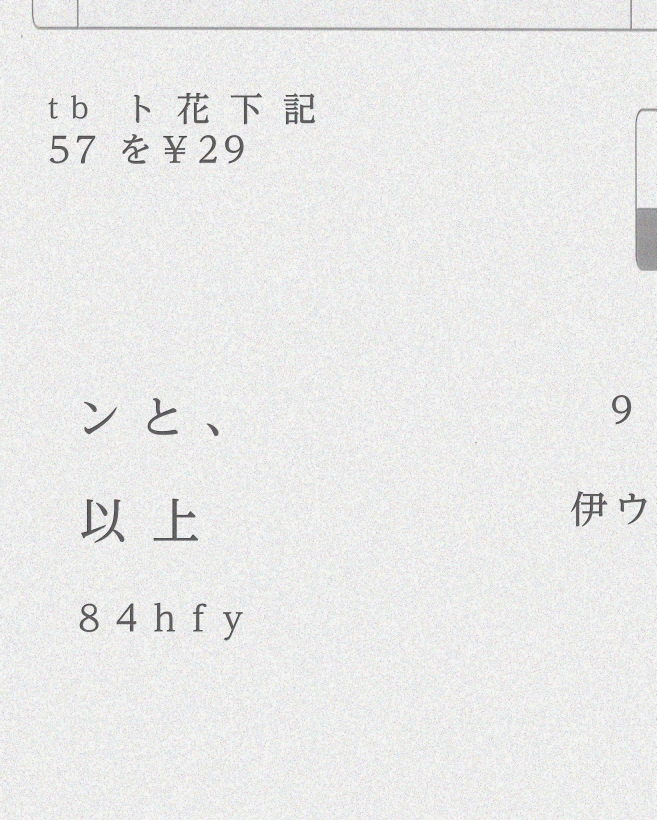
#> input picture torch-onnx-trt-Infer-CRAFT/images/sample.jpg, 2625 x 3280 px, given in place of test_smallimg.png, which was not available (shown at 1/4 size)
$ jupyter execute --allow-errors infer-onnx.ipynb
#> lines starting #> are read from the running program, lines starting #| are printed output that depends on the picture; pictures that were not available may be replaced by others from this repository, and a replacement may not be noted
### text_detection/imgproc.py
"""
Copyright (c) 2019-present NAVER Corp.
MIT License
"""

# -*- coding: utf-8 -*-
import numpy as np
from skimage import io
import cv2

# [60 lines left out: functions loadImage, normalizeMeanVariance, denormalizeMeanVariance, resize_aspect_ratio, cvt2HeatmapImg, not called in this run]

### text_detection/craft.py
"""
Copyright (c) 2019-present NAVER Corp.
MIT License
"""

# -*- coding: utf-8 -*-
import torch
import torch.nn as nn
import torch.nn.functional as F

import sys

sys.path.insert(0, f"{'./text_detection'}")

from basenet.vgg16_bn import vgg16_bn, init_weights

class double_conv(nn.Module):
    # [10 lines left out: function __init__, not called in this run]

    def forward(self, x):
        x = self.conv(x)
        return x


class CRAFT(nn.Module):
    def __init__(self, pretrained=False, freeze=False):
        super(CRAFT, self).__init__()

        """ Base network """
        self.basenet = vgg16_bn(pretrained, freeze)

        """ U network """
        self.upconv1 = double_conv(1024, 512, 256)
        self.upconv2 = double_conv(512, 256, 128)
        self.upconv3 = double_conv(256, 128, 64)
        self.upconv4 = double_conv(128, 64, 32)

        num_class = 2
        self.conv_cls = nn.Sequential(
            nn.Conv2d(32, 32, kernel_size=3, padding=1), nn.ReLU(inplace=True),
            nn.Conv2d(32, 32, kernel_size=3, padding=1), nn.ReLU(inplace=True),
            nn.Conv2d(32, 16, kernel_size=3, padding=1), nn.ReLU(inplace=True),
            nn.Conv2d(16, 16, kernel_size=1), nn.ReLU(inplace=True),
            nn.Conv2d(16, num_class, kernel_size=1),
        )

        init_weights(self.upconv1.modules())
        init_weights(self.upconv2.modules())
        init_weights(self.upconv3.modules())
        init_weights(self.upconv4.modules())
        init_weights(self.conv_cls.modules())

    # [23 lines left out: function forward, not called in this run]

# [4 lines that do not run on import are left out]

### text_detection/basenet/vgg16_bn.py
from collections import namedtuple

import torch
import torch.nn as nn
import torch.nn.init as init
from torchvision import models
from torchvision.models.vgg import model_urls

# [12 lines left out: function init_weights, not called in this run]

class vgg16_bn(torch.nn.Module):
    def __init__(self, pretrained=True, freeze=True):
        super(vgg16_bn, self).__init__()
        model_urls['vgg16_bn'] = model_urls['vgg16_bn'].replace('https://', 'http://')
        vgg_pretrained_features = models.vgg16_bn(pretrained=pretrained).features
        self.slice1 = torch.nn.Sequential()
        self.slice2 = torch.nn.Sequential()
        self.slice3 = torch.nn.Sequential()
        self.slice4 = torch.nn.Sequential()
        self.slice5 = torch.nn.Sequential()
        for x in range(12):         # conv2_2
            self.slice1.add_module(str(x), vgg_pretrained_features[x])
        for x in range(12, 19):         # conv3_3
            self.slice2.add_module(str(x), vgg_pretrained_features[x])
        for x in range(19, 29):         # conv4_3
            self.slice3.add_module(str(x), vgg_pretrained_features[x])
        for x in range(29, 39):         # conv5_3
            self.slice4.add_module(str(x), vgg_pretrained_features[x])

        # fc6, fc7 without atrous conv
        self.slice5 = torch.nn.Sequential(
                nn.MaxPool2d(kernel_size=3, stride=1, padding=1),
                nn.Conv2d(512, 1024, kernel_size=3, padding=6, dilation=6),
                nn.Conv2d(1024, 1024, kernel_size=1)
        )

        if not pretrained:
            init_weights(self.slice1.modules())
            init_weights(self.slice2.modules())
            init_weights(self.slice3.modules())
            init_weights(self.slice4.modules())

        init_weights(self.slice5.modules())        # no pretrained model for fc6 and fc7

        if freeze:
            for param in self.slice1.parameters():      # only first conv
                param.requires_grad= False

    # [14 lines left out: function forward, not called in this run]

### infer-onnx.ipynb
[cell 1]
#!/usr/bin/env python3
# -*- coding: utf-8 -*-
"""
_____________________________________________________________________________

This file contains main inference pipeline to Triton
_____________________________________________________________________________
"""
import sys
import os
import time
import argparse

import torch
import torch.nn as nn
import torch.backends.cudnn as cudnn
from torch.autograd import Variable

from PIL import Image

import cv2
from skimage import io
import numpy as np
import craft_utils
import imgproc
import file_utils
import json
import zipfile

from craft import CRAFT

from collections import OrderedDict

import matplotlib.pyplot as plt
#> (the rest of this cell did not finish here and is left out)

[cell 2]
class Args():
    def __init__(self,cuda=True, trained_model='weights/craft_mlt_25k.pth', text_threshold=0.7, low_text=0.4, link_threshold=0.4, canvas_size =1100, mag_ratio=1.5, poly=False, show_time=False,test_folder='/data/',refine=False, refiner_model='weights/craft_refiner_CTW1500.pth'):
        self.cuda = cuda
        self.trained_model = trained_model = trained_model
        self.text_threshold = text_threshold
        self.low_text = low_text
        self.link_threshold = link_threshold
        self.canvas_size = canvas_size
        self.mag_ratio = mag_ratio
        self.poly = poly
        self.show_time = show_time
        self.test_folder = test_folder
        self.refine = refine
        self.refiner_model = refiner_model

def img_show(img, size =(15,15)):
    plt.rcParams["figure.figsize"] = size
    imgplot = plt.imshow(cv2.cvtColor(img, cv2.COLOR_BGR2RGB))
    plt.show()


args = Args()

#> (a cell that did not finish here is left out)

[cell 4]
# if __name__ == '__main__':
t = time.time()
image_path = './test_smallimg.png'
print("Test image :", image_path)

image = imgproc.loadImage(image_path)
#> in loadImage, img is the input picture: shape (3280, 2625, 3); mean R, G, B 234.2, 234.3, 233.9
print(image.shape)
#| (3280, 2625, 3)

img_resized, target_ratio, size_heatmap = imgproc.resize_aspect_ratio(image, args.canvas_size, interpolation=cv2.INTER_LINEAR, mag_ratio=args.mag_ratio)
#> in resize_aspect_ratio, `resized[0:target_h, 0:target_w, :] = proc`:
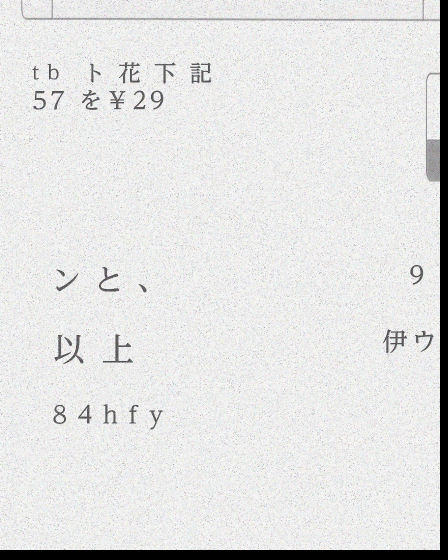
#> resized: shape (1120, 896, 3) float32 (shown at 1/2 size); mean R, G, B 225.8, 225.8, 225.5
#> target_ratio = 0.335; size_heatmap = (448, 560)
ratio_h = ratio_w = 1 / target_ratio
#> ratio_h = 2.98; ratio_w = 2.98

# preprocessing
x = imgproc.normalizeMeanVariance(img_resized)
#> in normalizeMeanVariance, `img /= np.array([variance[0] * 255.0, variance[1] * 255.0, variance[2]..`:
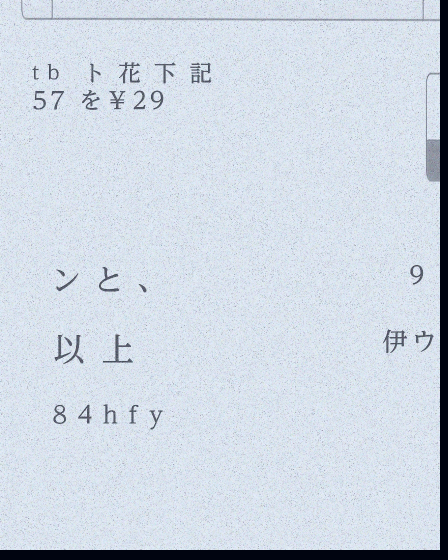
#> img: shape (1120, 896, 3) float32 (shown at 1/2 size); mean R, G, B 1.75, 1.92, 2.13; drawn with min black and max white
img_show(x)
#> in img_show, `plt.show()`:
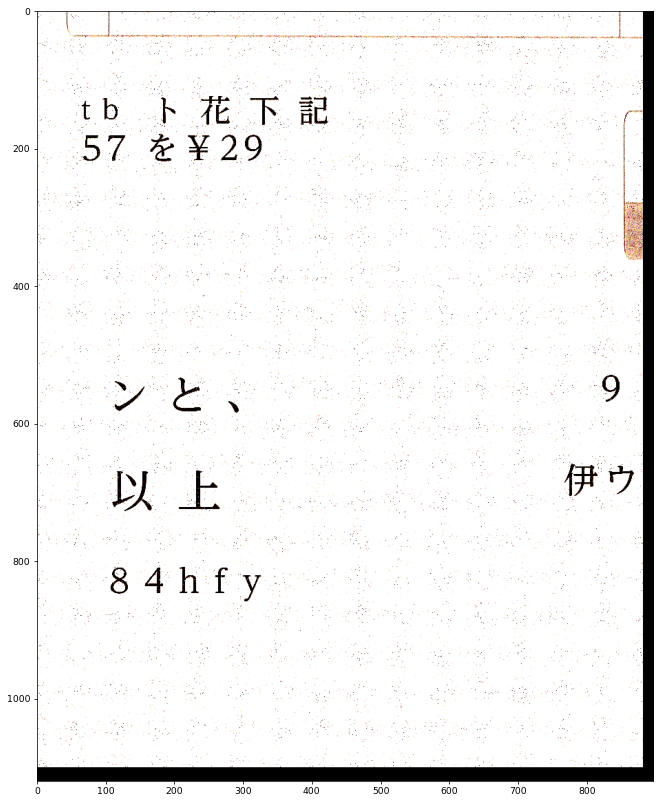
#> figure drawn by matplotlib, 1 panel; B, G, R data is drawn as R, G, B
#> (the rest of this cell did not finish here and is left out)

[cell 5]
img_resized, target_ratio, size_heatmap = imgproc.resize_aspect_ratio(image, args.canvas_size, interpolation=cv2.INTER_LINEAR, mag_ratio=args.mag_ratio)
ratio_h = ratio_w = 1 / target_ratio

# preprocessing
x = imgproc.normalizeMeanVariance(img_resized)

#> (the rest of this cell did not finish here and is left out)

[cell 6]
x.shape
#> Out = (1120, 896, 3)
